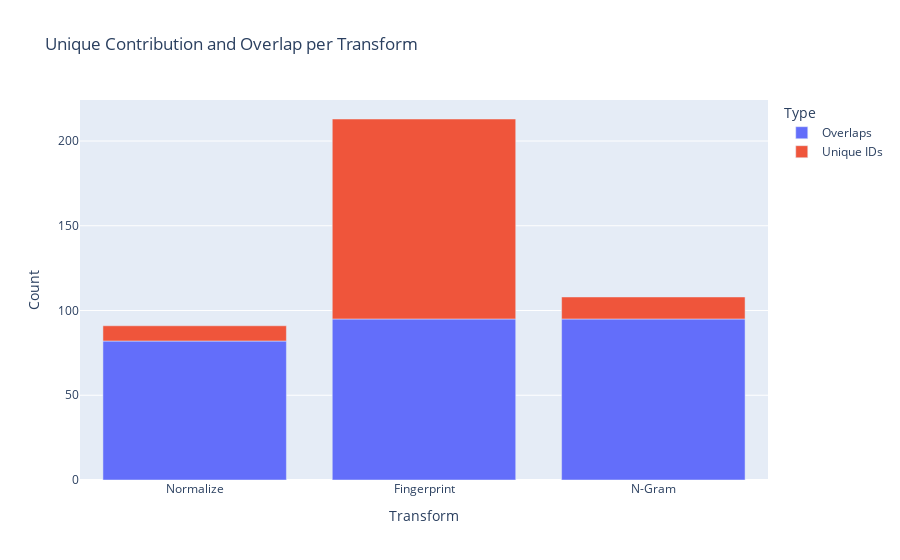

The code cell stored with this chart in its notebook:
### Code cell
# get unprocessed tags as (id, name) tuples
tags = list(dataset.loc[dataset['target'].isnull()][['id', 'name']].itertuples(index=False, name=None))
pairs = [] # to store pairs of matched tags
clusters = [] # to store groups of tags matched to each other
methods = {} # to keep track of which methods match what for stats
transformed_tuples = [apply_transforms(i) for i in tags]

# compute basic statistics
for i, transform in enumerate(transforms):
    transformed_tags = [t[i+2] for t in transformed_tuples]
    u_transformed_tags = list(set(transformed_tags))
    print(f'{transform[0]} matched {len(transformed_tags)-len(u_transformed_tags)} tags.')

# generate matched pairs
for tag in transformed_tuples:
    test_list = [i for i in transformed_tuples if i[0] != tag[0]]  # remove current tag from contention
    for test in test_list:
        # if they are the same tag, then at least one of the transforms should match
        test_set = set(test[2:]).intersection(tag[2:])
        if test_set:
            # we store pairs of matched tags as sets because sets
            # are unordered, so we can test for their presence regardless of which tag comes first
            result = {tag[0], test[0]}
            for t in test_set:
                if result not in pairs:
                    pairs.append(result)
                if tuple(result) in methods:
                    methods[tuple(result)].append(t[0])
                else:
                    methods[tuple(result)] = [t[0]]

# cluster matched pairs
for p in pairs:
    for c in clusters:
        if c.intersection(p):
            c.update(p)
            break
    else:
        clusters.append(p)

print(f'Grouped {len(set().union(*clusters))} tags into {len(clusters)} merge clusters.')

# compile stats
stats = []
t_list = [i[0] for i in transforms]
for t in t_list:
    matching_pairs = [v for _, v in methods.items() if t in v]
    rest = t_list.copy()
    rest.remove(t)
    overlaps = len([i for i in matching_pairs if set(rest).intersection(i)])
    stats.append(['Overlaps', t, overlaps])
    stats.append(['Unique IDs', t, len(matching_pairs) - overlaps])

stats_df = pd.DataFrame(stats)
stats_df.columns =['Type', 'Transform', 'Count']

# show contribution of each transform
fig = px.bar(
    stats_df,
    x='Transform',
    y='Count',
    color='Type',
    title='Unique Contribution and Overlap per Transform',
)
fig.show()

### Figure 1 — Plotly figure (JSON) as saved in the notebook; plotly's stock layout.template omitted (floating-point values rounded to 4 significant figures)
{"data": [{"alignmentgroup": "True", "hovertemplate": "Type=Overlaps<br>Transform=%{x}<br>Count=%{y}<extra></extra>", "legendgroup": "Overlaps", "marker": {"color": "#636efa", "pattern": {"shape": ""}}, "name": "Overlaps", "offsetgroup": "Overlaps", "orientation": "v", "showlegend": true, "textposition": "auto", "type": "bar", "x": ["Normalize", "Fingerprint", "N-Gram"], "xaxis": "x", "y": [82, 95, 95], "yaxis": "y"}, {"alignmentgroup": "True", "hovertemplate": "Type=Unique IDs<br>Transform=%{x}<br>Count=%{y}<extra></extra>", "legendgroup": "Unique IDs", "marker": {"color": "#EF553B", "pattern": {"shape": ""}}, "name": "Unique IDs", "offsetgroup": "Unique IDs", "orientation": "v", "showlegend": true, "textposition": "auto", "type": "bar", "x": ["Normalize", "Fingerprint", "N-Gram"], "xaxis": "x", "y": [9, 118, 13], "yaxis": "y"}], "layout": {"barmode": "relative", "legend": {"title": {"text": "Type"}, "tracegroupgap": 0}, "title": {"text": "Unique Contribution and Overlap per Transform"}, "xaxis": {"anchor": "y", "domain": [0, 1], "title": {"text": "Transform"}}, "yaxis": {"anchor": "x", "domain": [0, 1], "title": {"text": "Count"}}}}
